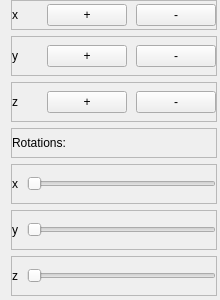
         <widget class="QWidget" name="page_move_object">
          <property name="geometry">
           <rect>
            <x>0</x>
            <y>0</y>
            <width>220</width>
            <height>300</height>
           </rect>
          </property>
          <property name="minimumSize">
           <size>
            <width>206</width>
            <height>200</height>
           </size>
          </property>
          <property name="maximumSize">
           <size>
            <width>300</width>
            <height>300</height>
           </size>
          </property>
          <attribute name="label">
           <string>Move object</string>
          </attribute>
          <layout class="QVBoxLayout" name="verticalLayout_4">
           <property name="topMargin">
            <number>0</number>
           </property>
           <property name="bottomMargin">
            <number>0</number>
           </property>
           <item>
            <widget class="QFrame" name="frame_x_move">
             <property name="minimumSize">
              <size>
               <width>206</width>
               <height>30</height>
              </size>
             </property>
             <property name="maximumSize">
              <size>
               <width>300</width>
               <height>30</height>
              </size>
             </property>
             <property name="frameShape">
              <enum>QFrame::StyledPanel</enum>
             </property>
             <property name="frameShadow">
              <enum>QFrame::Raised</enum>
             </property>
             <layout class="QHBoxLayout" name="horizontalLayout_12">
              <property name="spacing">
               <number>9</number>
              </property>
              <property name="leftMargin">
               <number>0</number>
              </property>
              <property name="topMargin">
               <number>0</number>
              </property>
              <property name="rightMargin">
               <number>0</number>
              </property>
              <property name="bottomMargin">
               <number>0</number>
              </property>
              <item>
               <widget class="QLabel" name="label">
                <property name="text">
                 <string>x</string>
                </property>
               </widget>
              </item>
              <item>
               <widget class="QPushButton" name="move_x_up_button">
                <property name="text">
                 <string>+</string>
                </property>
               </widget>
              </item>
              <item>
               <widget class="QPushButton" name="move_x_down_button">
                <property name="text">
                 <string>-</string>
                </property>
               </widget>
              </item>
             </layout>
            </widget>
           </item>
           <item>
            <widget class="QFrame" name="frame_y_move">
             <property name="minimumSize">
              <size>
               <width>206</width>
               <height>30</height>
              </size>
             </property>
             <property name="maximumSize">
              <size>
               <width>300</width>
               <height>40</height>
              </size>
             </property>
             <property name="frameShape">
              <enum>QFrame::StyledPanel</enum>
             </property>
             <property name="frameShadow">
              <enum>QFrame::Raised</enum>
             </property>
             <layout class="QHBoxLayout" name="horizontalLayout_13">
              <property name="spacing">
               <number>9</number>
              </property>
              <property name="leftMargin">
               <number>0</number>
              </property>
              <property name="topMargin">
               <number>0</number>
              </property>
              <property name="rightMargin">
               <number>0</number>
              </property>
              <property name="bottomMargin">
               <number>0</number>
              </property>
              <item>
               <widget class="QLabel" name="label_2">
                <property name="text">
                 <string>y</string>
                </property>
               </widget>
              </item>
              <item>
               <widget class="QPushButton" name="move_y_up_button">
                <property name="text">
                 <string>+</string>
                </property>
               </widget>
              </item>
              <item>
               <widget class="QPushButton" name="move_y_down_button">
                <property name="text">
                 <string>-</string>
                </property>
               </widget>
              </item>
             </layout>
            </widget>
           </item>
           <item>
            <widget class="QFrame" name="frame_z_move">
             <property name="minimumSize">
              <size>
               <width>206</width>
               <height>30</height>
              </size>
             </property>
             <property name="maximumSize">
              <size>
               <width>300</width>
               <height>40</height>
              </size>
             </property>
             <property name="frameShape">
              <enum>QFrame::StyledPanel</enum>
             </property>
             <property name="frameShadow">
              <enum>QFrame::Raised</enum>
             </property>
             <layout class="QHBoxLayout" name="horizontalLayout_14">
              <property name="spacing">
               <number>9</number>
              </property>
              <property name="leftMargin">
               <number>0</number>
              </property>
              <property name="topMargin">
               <number>0</number>
              </property>
              <property name="rightMargin">
               <number>0</number>
              </property>
              <property name="bottomMargin">
               <number>0</number>
              </property>
              <item>
               <widget class="QLabel" name="label_3">
                <property name="text">
                 <string>z</string>
                </property>
               </widget>
              </item>
              <item>
               <widget class="QPushButton" name="move_z_up_button">
                <property name="text">
                 <string>+</string>
                </property>
               </widget>
              </item>
              <item>
               <widget class="QPushButton" name="move_z_down_button">
                <property name="text">
                 <string>-</string>
                </property>
               </widget>
              </item>
             </layout>
            </widget>
           </item>
           <item>
            <widget class="QFrame" name="frame_rotations_label">
             <property name="minimumSize">
              <size>
               <width>206</width>
               <height>30</height>
              </size>
             </property>
             <property name="maximumSize">
              <size>
               <width>300</width>
               <height>30</height>
              </size>
             </property>
             <property name="frameShape">
              <enum>QFrame::StyledPanel</enum>
             </property>
             <property name="frameShadow">
              <enum>QFrame::Raised</enum>
             </property>
             <layout class="QHBoxLayout" name="horizontalLayout_15">
              <property name="spacing">
               <number>9</number>
              </property>
              <property name="leftMargin">
               <number>0</number>
              </property>
              <property name="topMargin">
               <number>0</number>
              </property>
              <property name="rightMargin">
               <number>0</number>
              </property>
              <property name="bottomMargin">
               <number>0</number>
              </property>
              <item>
               <widget class="QLabel" name="label_4">
                <property name="text">
                 <string>Rotations:</string>
                </property>
               </widget>
              </item>
             </layout>
            </widget>
           </item>
           <item>
            <widget class="QFrame" name="frame_x_rotation">
             <property name="enabled">
              <bool>true</bool>
             </property>
             <property name="minimumSize">
              <size>
               <width>206</width>
               <height>30</height>
              </size>
             </property>
             <property name="maximumSize">
              <size>
               <width>300</width>
               <height>40</height>
              </size>
             </property>
             <property name="frameShape">
              <enum>QFrame::StyledPanel</enum>
             </property>
             <property name="frameShadow">
              <enum>QFrame::Raised</enum>
             </property>
             <layout class="QHBoxLayout" name="horizontalLayout_16">
              <property name="spacing">
               <number>9</number>
              </property>
              <property name="leftMargin">
               <number>0</number>
              </property>
              <property name="topMargin">
               <number>0</number>
              </property>
              <property name="rightMargin">
               <number>0</number>
              </property>
              <property name="bottomMargin">
               <number>0</number>
              </property>
              <item>
               <widget class="QLabel" name="label_5">
                <property name="text">
                 <string>x</string>
                </property>
               </widget>
              </item>
              <item>
               <widget class="QSlider" name="rotation_x_slider">
                <property name="maximum">
                 <number>360</number>
                </property>
                <property name="orientation">
                 <enum>Qt::Horizontal</enum>
                </property>
               </widget>
              </item>
             </layout>
            </widget>
           </item>
           <item>
            <widget class="QFrame" name="frame_y_rotation">
             <property name="minimumSize">
              <size>
               <width>206</width>
               <height>30</height>
              </size>
             </property>
             <property name="maximumSize">
              <size>
               <width>300</width>
               <height>40</height>
              </size>
             </property>
             <property name="frameShape">
              <enum>QFrame::StyledPanel</enum>
             </property>
             <property name="frameShadow">
              <enum>QFrame::Raised</enum>
             </property>
             <layout class="QHBoxLayout" name="horizontalLayout_17">
              <property name="spacing">
               <number>9</number>
              </property>
              <property name="leftMargin">
               <number>0</number>
              </property>
              <property name="topMargin">
               <number>0</number>
              </property>
              <property name="rightMargin">
               <number>0</number>
              </property>
              <property name="bottomMargin">
               <number>0</number>
              </property>
              <item>
               <widget class="QLabel" name="label_6">
                <property name="text">
                 <string>y</string>
                </property>
               </widget>
              </item>
              <item>
               <widget class="QSlider" name="rotation_y_slider">
                <property name="maximum">
                 <number>360</number>
                </property>
                <property name="orientation">
                 <enum>Qt::Horizontal</enum>
                </property>
               </widget>
              </item>
             </layout>
            </widget>
           </item>
           <item>
            <widget class="QFrame" name="frame_z_rotation">
             <property name="minimumSize">
              <size>
               <width>206</width>
               <height>30</height>
              </size>
             </property>
             <property name="maximumSize">
              <size>
               <width>300</width>
               <height>40</height>
              </size>
             </property>
             <property name="frameShape">
              <enum>QFrame::StyledPanel</enum>
             </property>
             <property name="frameShadow">
              <enum>QFrame::Raised</enum>
             </property>
             <layout class="QHBoxLayout" name="horizontalLayout_18">
              <property name="spacing">
               <number>9</number>
              </property>
              <property name="leftMargin">
               <number>0</number>
              </property>
              <property name="topMargin">
               <number>0</number>
              </property>
              <property name="rightMargin">
               <number>0</number>
              </property>
              <property name="bottomMargin">
               <number>0</number>
              </property>
              <item>
               <widget class="QLabel" name="label_7">
                <property name="text">
                 <string>z</string>
                </property>
               </widget>
              </item>
              <item>
               <widget class="QSlider" name="rotation_z_slider">
                <property name="maximum">
                 <number>360</number>
                </property>
                <property name="orientation">
                 <enum>Qt::Horizontal</enum>
                </property>
               </widget>
              </item>
             </layout>
            </widget>
           </item>
          </layout>
         </widget>
